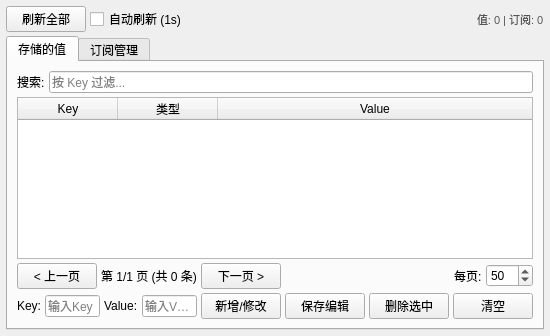
<?xml version="1.0" encoding="UTF-8"?>
<ui version="4.0">
 <class>SingletonAPIManager</class>
 <widget class="QWidget" name="SingletonAPIManager">
  <property name="geometry">
   <rect>
    <x>0</x>
    <y>0</y>
    <width>529</width>
    <height>336</height>
   </rect>
  </property>
  <property name="windowTitle">
   <string>SingletonAPI Manager</string>
  </property>
  <layout class="QVBoxLayout" name="verticalLayout_main">
   <property name="spacing">
    <number>4</number>
   </property>
   <property name="leftMargin">
    <number>6</number>
   </property>
   <property name="topMargin">
    <number>6</number>
   </property>
   <property name="rightMargin">
    <number>6</number>
   </property>
   <property name="bottomMargin">
    <number>6</number>
   </property>
   <item>
    <layout class="QHBoxLayout" name="horizontalLayout_top">
     <item>
      <widget class="QPushButton" name="pushButton_refreshAll">
       <property name="text">
        <string>刷新全部</string>
       </property>
      </widget>
     </item>
     <item>
      <widget class="QCheckBox" name="checkBox_autoRefresh">
       <property name="text">
        <string>自动刷新 (1s)</string>
       </property>
      </widget>
     </item>
     <item>
      <spacer name="horizontalSpacer_top">
       <property name="orientation">
        <enum>Qt::Horizontal</enum>
       </property>
       <property name="sizeHint" stdset="0">
        <size>
         <width>40</width>
         <height>20</height>
        </size>
       </property>
      </spacer>
     </item>
     <item>
      <widget class="QLabel" name="label_stats">
       <property name="styleSheet">
        <string notr="true">color: #555; font-size: 11px;</string>
       </property>
       <property name="text">
        <string>值: 0 | 订阅: 0</string>
       </property>
      </widget>
     </item>
    </layout>
   </item>
   <item>
    <widget class="QTabWidget" name="tabWidget">
     <property name="currentIndex">
      <number>0</number>
     </property>
     <widget class="QWidget" name="tab_values">
      <attribute name="title">
       <string>存储的值</string>
      </attribute>
      <layout class="QVBoxLayout" name="verticalLayout_values">
       <property name="spacing">
        <number>4</number>
       </property>
       <item>
        <layout class="QHBoxLayout" name="horizontalLayout_valFilter">
         <item>
          <widget class="QLabel" name="label_valFilter">
           <property name="text">
            <string>搜索:</string>
           </property>
          </widget>
         </item>
         <item>
          <widget class="QLineEdit" name="lineEdit_valueFilter">
           <property name="placeholderText">
            <string>按 Key 过滤...</string>
           </property>
          </widget>
         </item>
        </layout>
       </item>
       <item>
        <widget class="QTableWidget" name="tableWidget_values">
         <property name="editTriggers">
          <set>QAbstractItemView::NoEditTriggers</set>
         </property>
         <property name="alternatingRowColors">
          <bool>true</bool>
         </property>
         <property name="selectionBehavior">
          <enum>QAbstractItemView::SelectRows</enum>
         </property>
         <property name="columnCount">
          <number>3</number>
         </property>
         <attribute name="horizontalHeaderStretchLastSection">
          <bool>true</bool>
         </attribute>
         <attribute name="verticalHeaderVisible">
          <bool>false</bool>
         </attribute>
         <column>
          <property name="text">
           <string>Key</string>
          </property>
         </column>
         <column>
          <property name="text">
           <string>类型</string>
          </property>
         </column>
         <column>
          <property name="text">
           <string>Value</string>
          </property>
         </column>
        </widget>
       </item>
       <item>
        <layout class="QHBoxLayout" name="horizontalLayout_valPager">
         <item>
          <widget class="QPushButton" name="pushButton_valPrevPage">
           <property name="text">
            <string>&lt; 上一页</string>
           </property>
          </widget>
         </item>
         <item>
          <widget class="QLabel" name="label_valPageInfo">
           <property name="text">
            <string>第 1/1 页 (共 0 条)</string>
           </property>
          </widget>
         </item>
         <item>
          <widget class="QPushButton" name="pushButton_valNextPage">
           <property name="text">
            <string>下一页 &gt;</string>
           </property>
          </widget>
         </item>
         <item>
          <spacer name="horizontalSpacer_valPager">
           <property name="orientation">
            <enum>Qt::Horizontal</enum>
           </property>
           <property name="sizeHint" stdset="0">
            <size>
             <width>40</width>
             <height>20</height>
            </size>
           </property>
          </spacer>
         </item>
         <item>
          <widget class="QLabel" name="label_valPageSizeLabel">
           <property name="text">
            <string>每页:</string>
           </property>
          </widget>
         </item>
         <item>
          <widget class="QSpinBox" name="spinBox_valPageSize">
           <property name="minimum">
            <number>10</number>
           </property>
           <property name="maximum">
            <number>500</number>
           </property>
           <property name="singleStep">
            <number>10</number>
           </property>
           <property name="value">
            <number>50</number>
           </property>
          </widget>
         </item>
        </layout>
       </item>
       <item>
        <layout class="QHBoxLayout" name="horizontalLayout_valOps">
         <item>
          <widget class="QLabel" name="label_newKey">
           <property name="text">
            <string>Key:</string>
           </property>
          </widget>
         </item>
         <item>
          <widget class="QLineEdit" name="lineEdit_newKey">
           <property name="placeholderText">
            <string>输入Key</string>
           </property>
          </widget>
         </item>
         <item>
          <widget class="QLabel" name="label_newVal">
           <property name="text">
            <string>Value:</string>
           </property>
          </widget>
         </item>
         <item>
          <widget class="QLineEdit" name="lineEdit_newValue">
           <property name="placeholderText">
            <string>输入Value</string>
           </property>
          </widget>
         </item>
         <item>
          <widget class="QPushButton" name="pushButton_addValue">
           <property name="text">
            <string>新增/修改</string>
           </property>
          </widget>
         </item>
         <item>
          <widget class="QPushButton" name="pushButton_updateValue">
           <property name="text">
            <string>保存编辑</string>
           </property>
          </widget>
         </item>
         <item>
          <widget class="QPushButton" name="pushButton_deleteValue">
           <property name="text">
            <string>删除选中</string>
           </property>
          </widget>
         </item>
         <item>
          <widget class="QPushButton" name="pushButton_clearValues">
           <property name="text">
            <string>清空</string>
           </property>
          </widget>
         </item>
        </layout>
       </item>
      </layout>
     </widget>
     <widget class="QWidget" name="tab_subs">
      <attribute name="title">
       <string>订阅管理</string>
      </attribute>
      <layout class="QVBoxLayout" name="verticalLayout_subs">
       <property name="spacing">
        <number>4</number>
       </property>
       <item>
        <layout class="QHBoxLayout" name="horizontalLayout_subFilter">
         <item>
          <widget class="QLabel" name="label_subFilter">
           <property name="text">
            <string>搜索:</string>
           </property>
          </widget>
         </item>
         <item>
          <widget class="QLineEdit" name="lineEdit_subFilter">
           <property name="placeholderText">
            <string>按模式/Context过滤...</string>
           </property>
          </widget>
         </item>
         <item>
          <widget class="QLabel" name="label_subTypeFilter">
           <property name="text">
            <string>类型:</string>
           </property>
          </widget>
         </item>
         <item>
          <widget class="QComboBox" name="comboBox_subTypeFilter"/>
         </item>
         <item>
          <widget class="QLabel" name="label_pageLabel">
           <property name="text">
            <string>每页:</string>
           </property>
          </widget>
         </item>
         <item>
          <widget class="QSpinBox" name="spinBox_subPageSize">
           <property name="minimum">
            <number>10</number>
           </property>
           <property name="maximum">
            <number>500</number>
           </property>
           <property name="singleStep">
            <number>10</number>
           </property>
           <property name="value">
            <number>50</number>
           </property>
          </widget>
         </item>
        </layout>
       </item>
       <item>
        <widget class="QTableWidget" name="tableWidget_subs">
         <property name="editTriggers">
          <set>QAbstractItemView::NoEditTriggers</set>
         </property>
         <property name="alternatingRowColors">
          <bool>true</bool>
         </property>
         <property name="selectionBehavior">
          <enum>QAbstractItemView::SelectRows</enum>
         </property>
         <property name="columnCount">
          <number>6</number>
         </property>
         <attribute name="horizontalHeaderStretchLastSection">
          <bool>true</bool>
         </attribute>
         <attribute name="verticalHeaderVisible">
          <bool>false</bool>
         </attribute>
         <column>
          <property name="text">
           <string>ID</string>
          </property>
         </column>
         <column>
          <property name="text">
           <string>匹配模式</string>
          </property>
         </column>
         <column>
          <property name="text">
           <string>类型</string>
          </property>
         </column>
         <column>
          <property name="text">
           <string>Context</string>
          </property>
         </column>
         <column>
          <property name="text">
           <string>线程</string>
          </property>
         </column>
         <column>
          <property name="text">
           <string>Owner</string>
          </property>
         </column>
        </widget>
       </item>
       <item>
        <layout class="QHBoxLayout" name="horizontalLayout_subPager">
         <item>
          <widget class="QPushButton" name="pushButton_subPrevPage">
           <property name="text">
            <string>&lt; 上一页</string>
           </property>
          </widget>
         </item>
         <item>
          <widget class="QLabel" name="label_subPageInfo">
           <property name="text">
            <string>第 1/1 页 (共 0 条)</string>
           </property>
          </widget>
         </item>
         <item>
          <widget class="QPushButton" name="pushButton_subNextPage">
           <property name="text">
            <string>下一页 &gt;</string>
           </property>
          </widget>
         </item>
         <item>
          <spacer name="horizontalSpacer_pager">
           <property name="orientation">
            <enum>Qt::Horizontal</enum>
           </property>
           <property name="sizeHint" stdset="0">
            <size>
             <width>40</width>
             <height>20</height>
            </size>
           </property>
          </spacer>
         </item>
         <item>
          <widget class="QPushButton" name="pushButton_disconnectSub">
           <property name="text">
            <string>断开选中</string>
           </property>
          </widget>
         </item>
         <item>
          <widget class="QPushButton" name="pushButton_forceTriggerSub">
           <property name="text">
            <string>强制触发</string>
           </property>
          </widget>
         </item>
         <item>
          <widget class="QPushButton" name="pushButton_disconnectAllSubs">
           <property name="text">
            <string>断开全部</string>
           </property>
          </widget>
         </item>
        </layout>
       </item>
       <item>
        <widget class="QGroupBox" name="groupBox_forceTrigger">
         <property name="title">
          <string>强制触发参数</string>
         </property>
         <layout class="QHBoxLayout" name="horizontalLayout_ft">
          <property name="topMargin">
           <number>4</number>
          </property>
          <property name="bottomMargin">
           <number>4</number>
          </property>
          <item>
           <widget class="QLabel" name="label_ftKey">
            <property name="text">
             <string>Key:</string>
            </property>
           </widget>
          </item>
          <item>
           <widget class="QLineEdit" name="lineEdit_ftKey">
            <property name="placeholderText">
             <string>触发Key</string>
            </property>
           </widget>
          </item>
          <item>
           <widget class="QLabel" name="label_ftVal">
            <property name="text">
             <string>Value:</string>
            </property>
           </widget>
          </item>
          <item>
           <widget class="QLineEdit" name="lineEdit_ftValue">
            <property name="placeholderText">
             <string>触发Value</string>
            </property>
           </widget>
          </item>
         </layout>
        </widget>
       </item>
      </layout>
     </widget>
    </widget>
   </item>
  </layout>
 </widget>
 <resources/>
 <connections/>
</ui>
